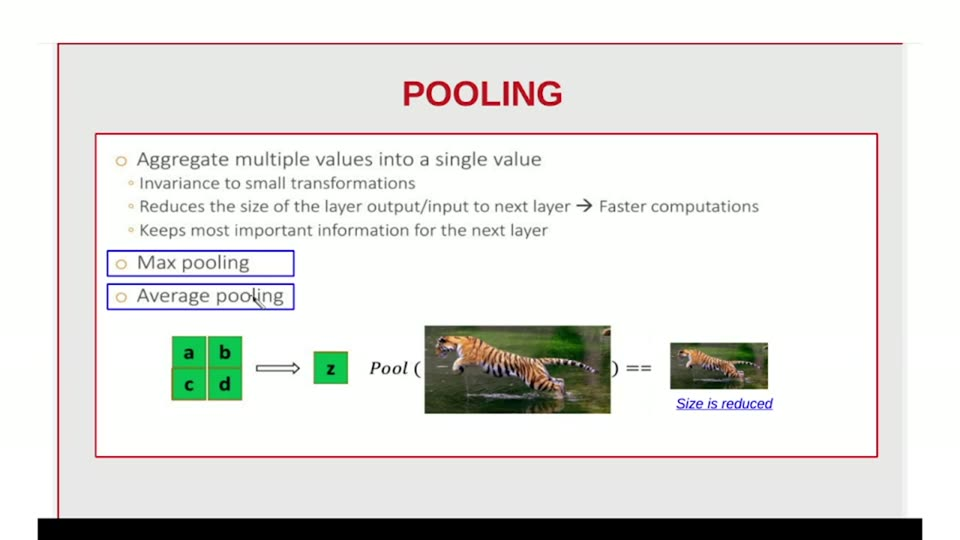
#> input picture videos/deep-learning/001_introduction/unique_slides/slide_046.jpg, 960 x 540 px, found by its file name
$ python m3_scan.py
#> lines starting #> are read from the running program, lines starting #| are printed output that depends on the picture
from PIL import Image
import numpy as np
im = Image.open('videos/deep-learning/002_transformers_part2/unique_slides/slide_046.jpg').convert('RGB')
#> im is the input picture: PIL image 960x540 RGB; mean R, G, B 224.5, 224.4, 221.3
a = np.asarray(im).astype(int)
# scanline y=200: find transitions from white to gray/red
row = a[200]
#> row = 960 rows, first 8: [254, 255, 253], [254, 255, 253], [254, 255, 253], [254, 255, 253], [254, 255, 253], [254, 255, 253], [254, 255, 253], [254, 255, 253]
print('scanline y=200, x 45..70:', [(x, tuple(row[x])) for x in range(45, 70)])
#> (printed output is left out)
print('scanline y=200, x 895..912:', [(x, tuple(row[x])) for x in range(895, 913)])
#> (printed output is left out)
col = a[:,500]
#> col = 540 rows, first 8: [254, 255, 253], [254, 255, 253], [254, 255, 253], [254, 255, 253], [254, 255, 253], [254, 255, 253], [254, 255, 253], [254, 255, 253]
print('col x=500, y 38..55:', [(y, tuple(col[y])) for y in range(38, 56)])
#> (printed output is left out)
print('col x=500, y 505..525:', [(y, tuple(col[y])) for y in range(505, 526)])
#> (printed output is left out)
# badge zone colors: print a grid of the crop
crop = a[40:100, 850:910]
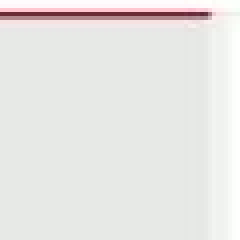
#> crop: shape (60, 60, 3) int64 (shown 4 times larger); mean R, G, B 231.6, 230.4, 228.1
# find the circle: print rows 40..100 summary of distinct colors
for y in range(45, 100, 5):
    seg = a[y, 850:915]
    nz = [(x+850, tuple(seg[x])) for x in range(0, 65, 4)]
    print('y', y, nz)
#> this loop made 11 passes
#> (printed output is left out)

$ run again, with videos/deep-learning/001_introduction/unique_slides/slide_008.jpg copied over videos/deep-learning/001_introduction/unique_slides/slide_046.jpg
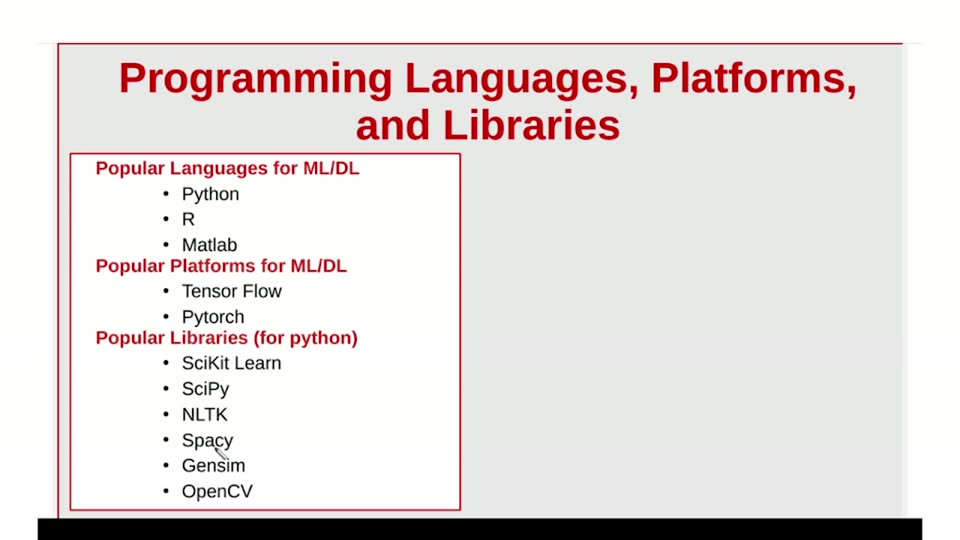
#> input picture videos/deep-learning/001_introduction/unique_slides/slide_008.jpg, 960 x 540 px, found by its file name
#> im is the input picture: PIL image 960x540 RGB; mean R, G, B 228.9, 223, 221.8
#> row = 960 rows, first 8: [254, 255, 253], [254, 255, 253], [254, 255, 253], [254, 255, 253], [254, 255, 253], [254, 255, 253], [254, 255, 253], [254, 255, 253]
#> (printed output is left out)
#> (printed output is left out)
#> col = 540 rows, first 8: [254, 255, 253], [254, 255, 253], [254, 255, 253], [254, 255, 253], [254, 255, 253], [254, 255, 253], [254, 255, 253], [254, 255, 253]
#> (printed output is left out)
#> (printed output is left out)
#> `crop = a[40:100, 850:910]`:
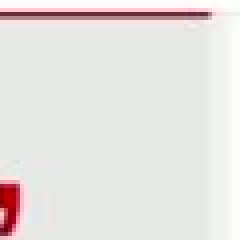
#> crop: shape (60, 60, 3) int64 (shown 4 times larger); mean R, G, B 230.9, 226.7, 224.9
#> the loop `for y in range(45, 100, 5):` made 11 passes
#> (printed output is left out)
